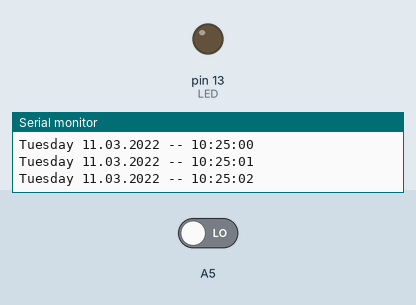
The sketch below on a simulated Arduino Mega 2560, built with avr-gcc and run on an emulated ATmega2560. Parts: output pins drawn as LEDs (lit = HIGH), the last lines printed to the serial monitor. Dashed ring = blinking. The inputs (shaded band) are chosen by the test bench; at power-on: A5 LOW. The local clock reads 2024-03-15 10:24:30 at power-on unless the sketch sets it.

Above: at 2.8 s.
2.9 s: A5 driven HIGH
At 3.15 s:
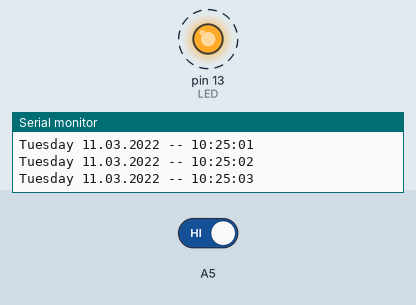
Timing chart, 0 to 5.9 s (numbered marks = the images above; inputs shaded):
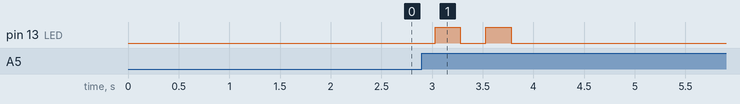

The sketch:

merge1.ino
```cpp
// Arduino Mega:
// ----------------------
// DS3231:  SDA pin   -> Arduino Digital 20 (SDA) or the dedicated SDA pin
//          SCL pin   -> Arduino Digital 21 (SCL) or the dedicated SCL pin
//

#include <DS3231.h>
#include <stdio.h>
#define ON 1
#define OFF 0


// Init the DS3231 using the hardware interface
DS3231  rtc(SDA, SCL);

int vibration_Sensor = 6;
int LED = 13;

//vibration variables
int present_condition = 0;
int previous_condition = 0;

void setup(){
  Serial.begin(115200);
  rtc.begin();

  // The following lines can be uncommented to set the date and time
  rtc.setDOW(TUESDAY);     // Set Day-of-Week to SUNDAY
  rtc.setTime(10, 25, 0);     // Set the time to 12:00:00 (24hr format)
  rtc.setDate(11, 3, 2022);   // Set the date to January 1st, 2014

  //vibration setup
  pinMode(vibration_Sensor, INPUT);
  pinMode(LED, OUTPUT);
}

void led_blink(void);
void vibrationCheck();
void rtcUpdate();

void loop(){

  rtcUpdate();
  vibrationCheck();
  // Wait one second before repeating :)
  delay (1000);   //this delay needed for rtc, otherwise code cant be uploaded
}


void rtcUpdate(){
  // Send Day-of-Week
  Serial.print(rtc.getDOWStr());
  Serial.print(" ");
  // Send date
  Serial.print(rtc.getDateStr());
  Serial.print(" -- ");
  // Send time
  Serial.println(rtc.getTimeStr());
}

void vibrationCheck(){
  //vibration input
  previous_condition = present_condition;
  present_condition = digitalRead(A5); // Reading digital data from the A5 Pin of the Arduino.

  if (previous_condition != present_condition) {
    led_blink();
  }else{
    digitalWrite(LED, OFF);
  }
}


void led_blink(void) {
  digitalWrite(LED, ON);
  delay(250);
  digitalWrite(LED, OFF);
  delay(250);
  digitalWrite(LED, ON);
  delay(250);
  digitalWrite(LED, OFF);
  delay(250);
}
```

Measured:
- after the input at 2.9 s, pin 13 (LED): alternates HIGH for 0.25 s and LOW for 0.25 s, 4 changes in all, then stays LOW, starting after 0.13 s
